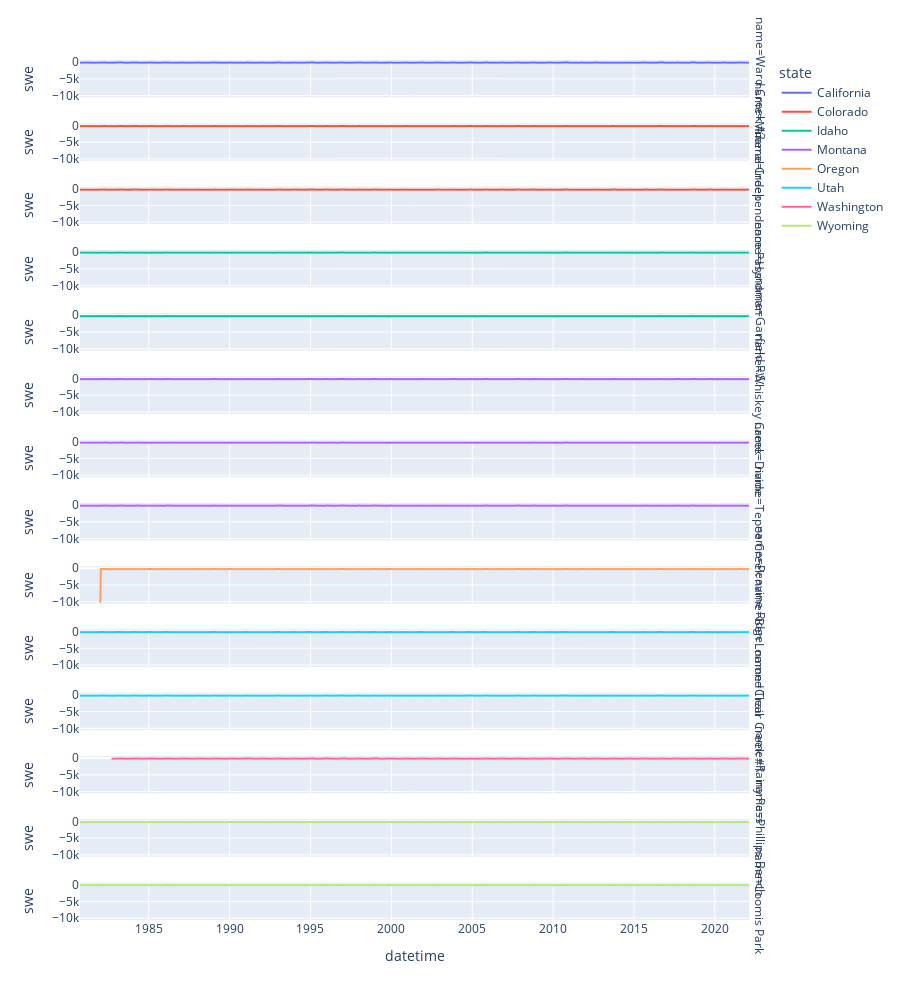

The notebook cell saved with this chart:
### Code cell
fig = px.line(df, 
                x = 'datetime', 
                y = 'swe', 
                color = 'state',
                facet_row = 'name',
                height = 1000
                )
fig.show()

### Figure 1 — Plotly figure (JSON) as saved in the notebook; plotly's stock layout.template omitted (floating-point values rounded to 4 significant figures; data arrays with more than 128 entries replaced by an {"elided": "..."} marker saying what was removed)
{"data": [{"hovertemplate": "state=California<br>name=Ward Creek #3<br>datetime=%{x}<br>swe=%{y}<extra></extra>", "legendgroup": "California", "line": {"color": "#636efa", "dash": "solid"}, "marker": {"symbol": "circle"}, "mode": "lines", "name": "California", "showlegend": true, "type": "scattergl", "x": {"elided": "1008 str values"}, "xaxis": "x14", "y": {"elided": "1008 float values"}, "yaxis": "y14"}, {"hovertemplate": "state=Colorado<br>name=Mineral Creek<br>datetime=%{x}<br>swe=%{y}<extra></extra>", "legendgroup": "Colorado", "line": {"color": "#EF553B", "dash": "solid"}, "marker": {"symbol": "circle"}, "mode": "lines", "name": "Colorado", "showlegend": true, "type": "scattergl", "x": {"elided": "1008 str values"}, "xaxis": "x13", "y": {"elided": "1008 float values"}, "yaxis": "y13"}, {"hovertemplate": "state=Colorado<br>name=Independence Pass<br>datetime=%{x}<br>swe=%{y}<extra></extra>", "legendgroup": "Colorado", "line": {"color": "#EF553B", "dash": "solid"}, "marker": {"symbol": "circle"}, "mode": "lines", "name": "Colorado", "showlegend": false, "type": "scattergl", "x": {"elided": "1008 str values"}, "xaxis": "x12", "y": {"elided": "1008 float values"}, "yaxis": "y12"}, {"hovertemplate": "state=Idaho<br>name=Hyndman<br>datetime=%{x}<br>swe=%{y}<extra></extra>", "legendgroup": "Idaho", "line": {"color": "#00cc96", "dash": "solid"}, "marker": {"symbol": "circle"}, "mode": "lines", "name": "Idaho", "showlegend": true, "type": "scattergl", "x": {"elided": "1008 str values"}, "xaxis": "x11", "y": {"elided": "1008 float values"}, "yaxis": "y11"}, {"hovertemplate": "state=Idaho<br>name=Garfield R.S.<br>datetime=%{x}<br>swe=%{y}<extra></extra>", "legendgroup": "Idaho", "line": {"color": "#00cc96", "dash": "solid"}, "marker": {"symbol": "circle"}, "mode": "lines", "name": "Idaho", "showlegend": false, "type": "scattergl", "x": {"elided": "1008 str values"}, "xaxis": "x10", "y": {"elided": "1008 float values"}, "yaxis": "y10"}, {"hovertemplate": "state=Montana<br>name=Whiskey Creek<br>datetime=%{x}<br>swe=%{y}<extra></extra>", "legendgroup": "Montana", "line": {"color": "#ab63fa", "dash": "solid"}, "marker": {"symbol": "circle"}, "mode": "lines", "name": "Montana", "showlegend": true, "type": "scattergl", "x": {"elided": "1008 str values"}, "xaxis": "x9", "y": {"elided": "1008 float values"}, "yaxis": "y9"}, {"hovertemplate": "state=Montana<br>name=Divide<br>datetime=%{x}<br>swe=%{y}<extra></extra>", "legendgroup": "Montana", "line": {"color": "#ab63fa", "dash": "solid"}, "marker": {"symbol": "circle"}, "mode": "lines", "name": "Montana", "showlegend": false, "type": "scattergl", "x": {"elided": "1008 str values"}, "xaxis": "x8", "y": {"elided": "1008 float values"}, "yaxis": "y8"}, {"hovertemplate": "state=Montana<br>name=Tepee Creek<br>datetime=%{x}<br>swe=%{y}<extra></extra>", "legendgroup": "Montana", "line": {"color": "#ab63fa", "dash": "solid"}, "marker": {"symbol": "circle"}, "mode": "lines", "name": "Montana", "showlegend": false, "type": "scattergl", "x": {"elided": "1008 str values"}, "xaxis": "x7", "y": {"elided": "1008 float values"}, "yaxis": "y7"}, {"hovertemplate": "state=Oregon<br>name=Peavine Ridge<br>datetime=%{x}<br>swe=%{y}<extra></extra>", "legendgroup": "Oregon", "line": {"color": "#FFA15A", "dash": "solid"}, "marker": {"symbol": "circle"}, "mode": "lines", "name": "Oregon", "showlegend": true, "type": "scattergl", "x": {"elided": "978 str values"}, "xaxis": "x6", "y": {"elided": "978 float values"}, "yaxis": "y6"}, {"hovertemplate": "state=Utah<br>name=Ben Lomond Trail<br>datetime=%{x}<br>swe=%{y}<extra></extra>", "legendgroup": "Utah", "line": {"color": "#19d3f3", "dash": "solid"}, "marker": {"symbol": "circle"}, "mode": "lines", "name": "Utah", "showlegend": true, "type": "scattergl", "x": {"elided": "1008 str values"}, "xaxis": "x5", "y": {"elided": "1008 float values"}, "yaxis": "y5"}, {"hovertemplate": "state=Utah<br>name=Clear Creek #1<br>datetime=%{x}<br>swe=%{y}<extra></extra>", "legendgroup": "Utah", "line": {"color": "#19d3f3", "dash": "solid"}, "marker": {"symbol": "circle"}, "mode": "lines", "name": "Utah", "showlegend": false, "type": "scattergl", "x": {"elided": "1008 str values"}, "xaxis": "x4", "y": {"elided": "1008 float values"}, "yaxis": "y4"}, {"hovertemplate": "state=Washington<br>name=Rainy Pass<br>datetime=%{x}<br>swe=%{y}<extra></extra>", "legendgroup": "Washington", "line": {"color": "#FF6692", "dash": "solid"}, "marker": {"symbol": "circle"}, "mode": "lines", "name": "Washington", "showlegend": true, "type": "scattergl", "x": {"elided": "960 str values"}, "xaxis": "x3", "y": {"elided": "960 float values"}, "yaxis": "y3"}, {"hovertemplate": "state=Wyoming<br>name=Phillips Bench<br>datetime=%{x}<br>swe=%{y}<extra></extra>", "legendgroup": "Wyoming", "line": {"color": "#B6E880", "dash": "solid"}, "marker": {"symbol": "circle"}, "mode": "lines", "name": "Wyoming", "showlegend": true, "type": "scattergl", "x": {"elided": "1008 str values"}, "xaxis": "x2", "y": {"elided": "1008 float values"}, "yaxis": "y2"}, {"hovertemplate": "state=Wyoming<br>name=Loomis Park<br>datetime=%{x}<br>swe=%{y}<extra></extra>", "legendgroup": "Wyoming", "line": {"color": "#B6E880", "dash": "solid"}, "marker": {"symbol": "circle"}, "mode": "lines", "name": "Wyoming", "showlegend": false, "type": "scattergl", "x": {"elided": "1008 str values"}, "xaxis": "x", "y": {"elided": "1008 float values"}, "yaxis": "y"}], "layout": {"annotations": [{"font": {}, "showarrow": false, "text": "name=Loomis Park", "textangle": 90, "x": 0.98, "xanchor": "left", "xref": "paper", "y": 0.02179, "yanchor": "middle", "yref": "paper"}, {"font": {}, "showarrow": false, "text": "name=Phillips Bench", "textangle": 90, "x": 0.98, "xanchor": "left", "xref": "paper", "y": 0.09536, "yanchor": "middle", "yref": "paper"}, {"font": {}, "showarrow": false, "text": "name=Rainy Pass", "textangle": 90, "x": 0.98, "xanchor": "left", "xref": "paper", "y": 0.1689, "yanchor": "middle", "yref": "paper"}, {"font": {}, "showarrow": false, "text": "name=Clear Creek #1", "textangle": 90, "x": 0.98, "xanchor": "left", "xref": "paper", "y": 0.2425, "yanchor": "middle", "yref": "paper"}, {"font": {}, "showarrow": false, "text": "name=Ben Lomond Trail", "textangle": 90, "x": 0.98, "xanchor": "left", "xref": "paper", "y": 0.3161, "yanchor": "middle", "yref": "paper"}, {"font": {}, "showarrow": false, "text": "name=Peavine Ridge", "textangle": 90, "x": 0.98, "xanchor": "left", "xref": "paper", "y": 0.3896, "yanchor": "middle", "yref": "paper"}, {"font": {}, "showarrow": false, "text": "name=Tepee Creek", "textangle": 90, "x": 0.98, "xanchor": "left", "xref": "paper", "y": 0.4632, "yanchor": "middle", "yref": "paper"}, {"font": {}, "showarrow": false, "text": "name=Divide", "textangle": 90, "x": 0.98, "xanchor": "left", "xref": "paper", "y": 0.5368, "yanchor": "middle", "yref": "paper"}, {"font": {}, "showarrow": false, "text": "name=Whiskey Creek", "textangle": 90, "x": 0.98, "xanchor": "left", "xref": "paper", "y": 0.6104, "yanchor": "middle", "yref": "paper"}, {"font": {}, "showarrow": false, "text": "name=Garfield R.S.", "textangle": 90, "x": 0.98, "xanchor": "left", "xref": "paper", "y": 0.6839, "yanchor": "middle", "yref": "paper"}, {"font": {}, "showarrow": false, "text": "name=Hyndman", "textangle": 90, "x": 0.98, "xanchor": "left", "xref": "paper", "y": 0.7575, "yanchor": "middle", "yref": "paper"}, {"font": {}, "showarrow": false, "text": "name=Independence Pass", "textangle": 90, "x": 0.98, "xanchor": "left", "xref": "paper", "y": 0.8311, "yanchor": "middle", "yref": "paper"}, {"font": {}, "showarrow": false, "text": "name=Mineral Creek", "textangle": 90, "x": 0.98, "xanchor": "left", "xref": "paper", "y": 0.9046, "yanchor": "middle", "yref": "paper"}, {"font": {}, "showarrow": false, "text": "name=Ward Creek #3", "textangle": 90, "x": 0.98, "xanchor": "left", "xref": "paper", "y": 0.9782, "yanchor": "middle", "yref": "paper"}], "height": 1000, "legend": {"title": {"text": "state"}, "tracegroupgap": 0}, "margin": {"t": 60}, "xaxis": {"anchor": "y", "domain": [0, 0.98], "title": {"text": "datetime"}}, "xaxis10": {"anchor": "y10", "domain": [0, 0.98], "matches": "x", "showticklabels": false}, "xaxis11": {"anchor": "y11", "domain": [0, 0.98], "matches": "x", "showticklabels": false}, "xaxis12": {"anchor": "y12", "domain": [0, 0.98], "matches": "x", "showticklabels": false}, "xaxis13": {"anchor": "y13", "domain": [0, 0.98], "matches": "x", "showticklabels": false}, "xaxis14": {"anchor": "y14", "domain": [0, 0.98], "matches": "x", "showticklabels": false}, "xaxis2": {"anchor": "y2", "domain": [0, 0.98], "matches": "x", "showticklabels": false}, "xaxis3": {"anchor": "y3", "domain": [0, 0.98], "matches": "x", "showticklabels": false}, "xaxis4": {"anchor": "y4", "domain": [0, 0.98], "matches": "x", "showticklabels": false}, "xaxis5": {"anchor": "y5", "domain": [0, 0.98], "matches": "x", "showticklabels": false}, "xaxis6": {"anchor": "y6", "domain": [0, 0.98], "matches": "x", "showticklabels": false}, "xaxis7": {"anchor": "y7", "domain": [0, 0.98], "matches": "x", "showticklabels": false}, "xaxis8": {"anchor": "y8", "domain": [0, 0.98], "matches": "x", "showticklabels": false}, "xaxis9": {"anchor": "y9", "domain": [0, 0.98], "matches": "x", "showticklabels": false}, "yaxis": {"anchor": "x", "domain": [0, 0.04357], "title": {"text": "swe"}}, "yaxis10": {"anchor": "x10", "domain": [0.6621, 0.7057], "matches": "y", "title": {"text": "swe"}}, "yaxis11": {"anchor": "x11", "domain": [0.7357, 0.7793], "matches": "y", "title": {"text": "swe"}}, "yaxis12": {"anchor": "x12", "domain": [0.8093, 0.8529], "matches": "y", "title": {"text": "swe"}}, "yaxis13": {"anchor": "x13", "domain": [0.8829, 0.9264], "matches": "y", "title": {"text": "swe"}}, "yaxis14": {"anchor": "x14", "domain": [0.9564, 1], "matches": "y", "title": {"text": "swe"}}, "yaxis2": {"anchor": "x2", "domain": [0.07357, 0.1171], "matches": "y", "title": {"text": "swe"}}, "yaxis3": {"anchor": "x3", "domain": [0.1471, 0.1907], "matches": "y", "title": {"text": "swe"}}, "yaxis4": {"anchor": "x4", "domain": [0.2207, 0.2643], "matches": "y", "title": {"text": "swe"}}, "yaxis5": {"anchor": "x5", "domain": [0.2943, 0.3379], "matches": "y", "title": {"text": "swe"}}, "yaxis6": {"anchor": "x6", "domain": [0.3679, 0.4114], "matches": "y", "title": {"text": "swe"}}, "yaxis7": {"anchor": "x7", "domain": [0.4414, 0.485], "matches": "y", "title": {"text": "swe"}}, "yaxis8": {"anchor": "x8", "domain": [0.515, 0.5586], "matches": "y", "title": {"text": "swe"}}, "yaxis9": {"anchor": "x9", "domain": [0.5886, 0.6321], "matches": "y", "title": {"text": "swe"}}}}
